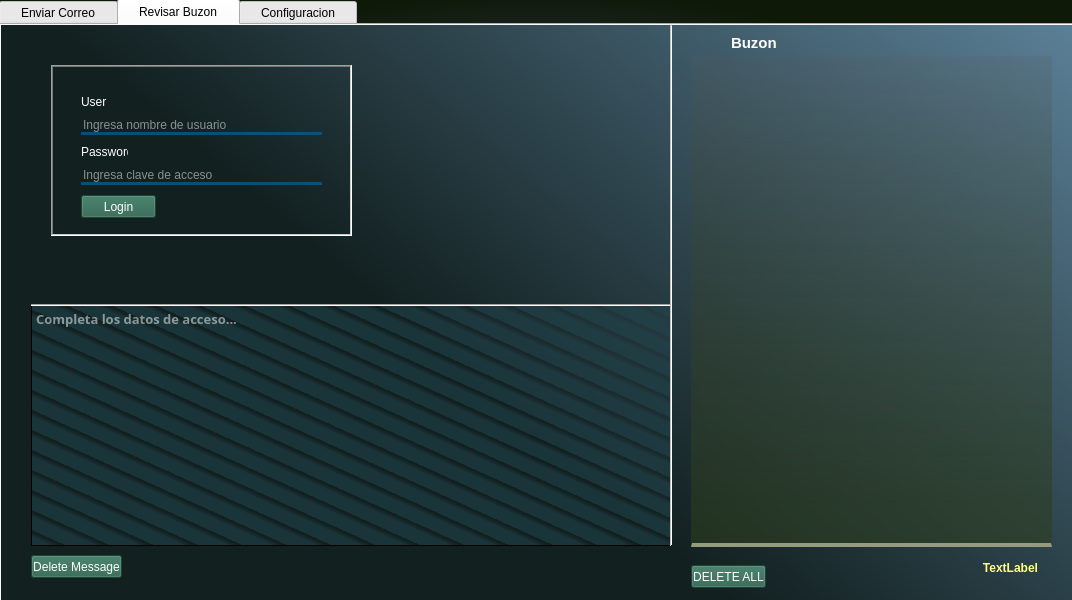
<?xml version="1.0" encoding="UTF-8"?>
<ui version="4.0">
 <class>MainWindow</class>
 <widget class="QMainWindow" name="MainWindow">
  <property name="geometry">
   <rect>
    <x>0</x>
    <y>0</y>
    <width>1072</width>
    <height>600</height>
   </rect>
  </property>
  <property name="minimumSize">
   <size>
    <width>1072</width>
    <height>600</height>
   </size>
  </property>
  <property name="maximumSize">
   <size>
    <width>1072</width>
    <height>600</height>
   </size>
  </property>
  <property name="font">
   <font>
    <family>Yu Gothic UI</family>
    <pointsize>10</pointsize>
   </font>
  </property>
  <property name="windowTitle">
   <string>HyperMail</string>
  </property>
  <property name="windowIcon">
   <iconset>
    <normaloff>icono.ico</normaloff>icono.ico</iconset>
  </property>
  <property name="windowOpacity">
   <double>1.000000000000000</double>
  </property>
  <property name="styleSheet">
   <string notr="true">#fondo{
background:qradialgradient(spread:pad, cx:0.5, cy:0.5, radius:0.5, fx:0.5, fy:0.5, stop:0 rgba(90, 86, 158, 255), stop:1 rgba(14, 25, 7, 255))


}</string>
  </property>
  <widget class="QWidget" name="centralwidget">
   <widget class="QWidget" name="fondo" native="true">
    <property name="geometry">
     <rect>
      <x>-1</x>
      <y>-11</y>
      <width>1091</width>
      <height>631</height>
     </rect>
    </property>
    <property name="minimumSize">
     <size>
      <width>1091</width>
      <height>631</height>
     </size>
    </property>
    <property name="maximumSize">
     <size>
      <width>1091</width>
      <height>631</height>
     </size>
    </property>
    <widget class="QTabWidget" name="tabWidget">
     <property name="geometry">
      <rect>
       <x>0</x>
       <y>10</y>
       <width>1081</width>
       <height>611</height>
      </rect>
     </property>
     <property name="minimumSize">
      <size>
       <width>1021</width>
       <height>581</height>
      </size>
     </property>
     <property name="maximumSize">
      <size>
       <width>2000</width>
       <height>2000</height>
      </size>
     </property>
     <property name="font">
      <font>
       <family>Yu Gothic UI</family>
       <pointsize>9</pointsize>
      </font>
     </property>
     <property name="styleSheet">
      <string notr="true">fondo{background:rgb(170, 255, 127)}
QWidget#smtp,QWidget#pop3{
background-color:qlineargradient(spread:pad, x1:0.324, y1:0.431591, x2:1, y2:0, stop:0 rgba(18, 32, 32, 255), stop:1 rgba(91, 128, 151, 255));
}
QWidget#config{
background-color:qlineargradient(spread:pad, x1:0.341045, y1:0.523, x2:1, y2:0, stop:0 rgba(18, 32, 32, 255), stop:1 rgba(70, 92, 129, 255));
}

QPushButton{
background:rgb(40, 97, 76);
}

QLabel,QLineEdit,QTextEdit{
background:qlineargradient(spread:pad, x1:1, y1:1, x2:1, y2:0, stop:0 rgba(27, 55, 38, 205), stop:0.397727 rgba(255, 255, 255, 0));
color:rgb(255, 255, 255);
}
QLineEdit{
background:qlineargradient(spread:pad, x1:1, y1:0.972, x2:1, y2:0.546, stop:0.232955 rgba(0, 102, 160, 171), stop:0.25 rgba(255, 255, 255, 0));
border:transparent
}
QPushButton{
background:rgb(40, 97, 76);
color:rgb(255, 255, 255);
}
QLabel{
background:transparent
}

QPushButton:hover {
background:rgb(255, 255, 255);
color:rgb(47, 47, 47)
 }
#outputSMTP{
background:qlineargradient(spread:pad, x1:1, y1:0.915, x2:1, y2:0, stop:0 rgba(51, 48, 75, 255), stop:1 rgba(255, 255, 255, 0));
color:rgb(255, 247, 183);
border: 20px;
}
QTextEdit#textMensajeFinal{
background:qlineargradient(spread:repeat, x1:0.484, y1:0.682, x2:0.443136, y2:0.716, stop:0.0909091 rgba(0, 0, 0, 0), stop:0.352273 rgba(33, 68, 77, 149))
}
QListWidget{
color:rgb(219, 255, 207);
background:qlineargradient(spread:pad, x1:1, y1:0.915, x2:1, y2:0, stop:0 rgba(45, 61, 31, 149), stop:1 rgba(88, 88, 88, 46));

border-bottom: 4px solid rgb(148, 156, 125);
border-top:transparent;

}
#label_8{
color: rgb(255, 255, 127)
}
#asdf{
background:qlineargradient(spread:pad, x1:1, y1:0.915, x2:1, y2:0, stop:0 rgba(22, 33, 46, 185), stop:1 rgba(255, 255, 255, 0))
}
#textTotal{
color:rgb(255, 255, 127)
}</string>
     </property>
     <property name="currentIndex">
      <number>1</number>
     </property>
     <widget class="QWidget" name="smtp">
      <attribute name="title">
       <string>   Enviar Correo   </string>
      </attribute>
      <widget class="QLineEdit" name="textSubject">
       <property name="geometry">
        <rect>
         <x>610</x>
         <y>50</y>
         <width>421</width>
         <height>41</height>
        </rect>
       </property>
       <property name="placeholderText">
        <string>Ingresa titulo de mensaje...</string>
       </property>
      </widget>
      <widget class="QLineEdit" name="textFrom">
       <property name="geometry">
        <rect>
         <x>610</x>
         <y>130</y>
         <width>421</width>
         <height>41</height>
        </rect>
       </property>
       <property name="placeholderText">
        <string>Ingresa origen...</string>
       </property>
      </widget>
      <widget class="QLineEdit" name="textTo">
       <property name="geometry">
        <rect>
         <x>610</x>
         <y>220</y>
         <width>421</width>
         <height>31</height>
        </rect>
       </property>
       <property name="placeholderText">
        <string>Ingresa destinatarios, separalos por coma ...</string>
       </property>
      </widget>
      <widget class="QTextEdit" name="textMessage">
       <property name="geometry">
        <rect>
         <x>600</x>
         <y>290</y>
         <width>441</width>
         <height>221</height>
        </rect>
       </property>
       <property name="font">
        <font>
         <family>Lucida Console</family>
         <pointsize>10</pointsize>
        </font>
       </property>
       <property name="cursor" stdset="0">
        <cursorShape>IBeamCursor</cursorShape>
       </property>
       <property name="placeholderText">
        <string>Ingresa mensaje...</string>
       </property>
      </widget>
      <widget class="QPushButton" name="botonSend">
       <property name="geometry">
        <rect>
         <x>760</x>
         <y>530</y>
         <width>101</width>
         <height>31</height>
        </rect>
       </property>
       <property name="cursor">
        <cursorShape>PointingHandCursor</cursorShape>
       </property>
       <property name="text">
        <string>Send</string>
       </property>
      </widget>
      <widget class="QLabel" name="labelModo_2">
       <property name="geometry">
        <rect>
         <x>610</x>
         <y>30</y>
         <width>81</width>
         <height>41</height>
        </rect>
       </property>
       <property name="text">
        <string>Subject</string>
       </property>
      </widget>
      <widget class="QLabel" name="labelModo_3">
       <property name="geometry">
        <rect>
         <x>610</x>
         <y>110</y>
         <width>81</width>
         <height>41</height>
        </rect>
       </property>
       <property name="text">
        <string>From</string>
       </property>
      </widget>
      <widget class="QLabel" name="labelModo_4">
       <property name="geometry">
        <rect>
         <x>610</x>
         <y>190</y>
         <width>81</width>
         <height>41</height>
        </rect>
       </property>
       <property name="text">
        <string>To</string>
       </property>
      </widget>
      <widget class="QLabel" name="labelModo_5">
       <property name="geometry">
        <rect>
         <x>600</x>
         <y>260</y>
         <width>81</width>
         <height>41</height>
        </rect>
       </property>
       <property name="text">
        <string>Message</string>
       </property>
      </widget>
      <widget class="QTextEdit" name="outputSMTP">
       <property name="geometry">
        <rect>
         <x>30</x>
         <y>40</y>
         <width>481</width>
         <height>471</height>
        </rect>
       </property>
       <property name="font">
        <font>
         <family>Fixedsys</family>
         <pointsize>12</pointsize>
        </font>
       </property>
       <property name="acceptDrops">
        <bool>false</bool>
       </property>
       <property name="styleSheet">
        <string notr="true"/>
       </property>
       <property name="readOnly">
        <bool>true</bool>
       </property>
      </widget>
      <widget class="Line" name="line">
       <property name="geometry">
        <rect>
         <x>540</x>
         <y>10</y>
         <width>20</width>
         <height>511</height>
        </rect>
       </property>
       <property name="orientation">
        <enum>Qt::Vertical</enum>
       </property>
      </widget>
      <widget class="QPushButton" name="botonCleanSMTP">
       <property name="geometry">
        <rect>
         <x>30</x>
         <y>510</y>
         <width>481</width>
         <height>23</height>
        </rect>
       </property>
       <property name="cursor">
        <cursorShape>PointingHandCursor</cursorShape>
       </property>
       <property name="text">
        <string>Limpiar Pantalla</string>
       </property>
      </widget>
      <widget class="QLabel" name="zzz">
       <property name="geometry">
        <rect>
         <x>100</x>
         <y>40</y>
         <width>331</width>
         <height>271</height>
        </rect>
       </property>
       <property name="autoFillBackground">
        <bool>false</bool>
       </property>
       <property name="text">
        <string/>
       </property>
       <property name="textFormat">
        <enum>Qt::AutoText</enum>
       </property>
       <property name="pixmap">
        <pixmap>gatoUno.png</pixmap>
       </property>
       <property name="scaledContents">
        <bool>true</bool>
       </property>
      </widget>
      <zorder>zzz</zorder>
      <zorder>textSubject</zorder>
      <zorder>textFrom</zorder>
      <zorder>textTo</zorder>
      <zorder>textMessage</zorder>
      <zorder>botonSend</zorder>
      <zorder>labelModo_2</zorder>
      <zorder>labelModo_3</zorder>
      <zorder>labelModo_4</zorder>
      <zorder>labelModo_5</zorder>
      <zorder>outputSMTP</zorder>
      <zorder>line</zorder>
      <zorder>botonCleanSMTP</zorder>
     </widget>
     <widget class="QWidget" name="pop3">
      <attribute name="title">
       <string>   Revisar Buzon   </string>
      </attribute>
      <widget class="QLineEdit" name="textUser">
       <property name="geometry">
        <rect>
         <x>80</x>
         <y>90</y>
         <width>241</width>
         <height>20</height>
        </rect>
       </property>
       <property name="placeholderText">
        <string>Ingresa nombre de usuario</string>
       </property>
      </widget>
      <widget class="QLineEdit" name="textPassword">
       <property name="geometry">
        <rect>
         <x>80</x>
         <y>140</y>
         <width>241</width>
         <height>20</height>
        </rect>
       </property>
       <property name="placeholderText">
        <string>Ingresa clave de acceso</string>
       </property>
      </widget>
      <widget class="QLabel" name="label">
       <property name="geometry">
        <rect>
         <x>80</x>
         <y>70</y>
         <width>47</width>
         <height>13</height>
        </rect>
       </property>
       <property name="text">
        <string>User</string>
       </property>
      </widget>
      <widget class="QLabel" name="label_2">
       <property name="geometry">
        <rect>
         <x>80</x>
         <y>120</y>
         <width>47</width>
         <height>13</height>
        </rect>
       </property>
       <property name="text">
        <string>Password</string>
       </property>
      </widget>
      <widget class="QTextEdit" name="textMensajeFinal">
       <property name="geometry">
        <rect>
         <x>30</x>
         <y>280</y>
         <width>641</width>
         <height>241</height>
        </rect>
       </property>
       <property name="font">
        <font>
         <family>Segoe UI Semibold</family>
         <pointsize>10</pointsize>
         <weight>75</weight>
         <bold>true</bold>
        </font>
       </property>
       <property name="readOnly">
        <bool>true</bool>
       </property>
       <property name="placeholderText">
        <string>Completa los datos de acceso...</string>
       </property>
      </widget>
      <widget class="QPushButton" name="botonLogin">
       <property name="geometry">
        <rect>
         <x>80</x>
         <y>170</y>
         <width>75</width>
         <height>23</height>
        </rect>
       </property>
       <property name="cursor">
        <cursorShape>PointingHandCursor</cursorShape>
       </property>
       <property name="text">
        <string>Login</string>
       </property>
      </widget>
      <widget class="QPushButton" name="botonDelete">
       <property name="geometry">
        <rect>
         <x>30</x>
         <y>530</y>
         <width>91</width>
         <height>23</height>
        </rect>
       </property>
       <property name="cursor">
        <cursorShape>PointingHandCursor</cursorShape>
       </property>
       <property name="text">
        <string>Delete Message</string>
       </property>
      </widget>
      <widget class="Line" name="line_2">
       <property name="geometry">
        <rect>
         <x>30</x>
         <y>270</y>
         <width>641</width>
         <height>20</height>
        </rect>
       </property>
       <property name="orientation">
        <enum>Qt::Horizontal</enum>
       </property>
      </widget>
      <widget class="QLabel" name="label_3">
       <property name="geometry">
        <rect>
         <x>730</x>
         <y>10</y>
         <width>61</width>
         <height>16</height>
        </rect>
       </property>
       <property name="font">
        <font>
         <pointsize>11</pointsize>
         <weight>75</weight>
         <bold>true</bold>
        </font>
       </property>
       <property name="text">
        <string>Buzon</string>
       </property>
      </widget>
      <widget class="Line" name="line_5">
       <property name="enabled">
        <bool>false</bool>
       </property>
       <property name="geometry">
        <rect>
         <x>660</x>
         <y>0</y>
         <width>20</width>
         <height>521</height>
        </rect>
       </property>
       <property name="orientation">
        <enum>Qt::Vertical</enum>
       </property>
      </widget>
      <widget class="QListWidget" name="list">
       <property name="geometry">
        <rect>
         <x>690</x>
         <y>31</y>
         <width>361</width>
         <height>491</height>
        </rect>
       </property>
       <property name="font">
        <font>
         <family>Verdana</family>
         <pointsize>8</pointsize>
        </font>
       </property>
      </widget>
      <widget class="QPushButton" name="botonDeleteAll">
       <property name="geometry">
        <rect>
         <x>690</x>
         <y>540</y>
         <width>75</width>
         <height>23</height>
        </rect>
       </property>
       <property name="cursor">
        <cursorShape>PointingHandCursor</cursorShape>
       </property>
       <property name="text">
        <string>DELETE ALL</string>
       </property>
      </widget>
      <widget class="QFrame" name="frame">
       <property name="enabled">
        <bool>true</bool>
       </property>
       <property name="geometry">
        <rect>
         <x>50</x>
         <y>40</y>
         <width>301</width>
         <height>171</height>
        </rect>
       </property>
       <property name="frameShape">
        <enum>QFrame::WinPanel</enum>
       </property>
       <property name="frameShadow">
        <enum>QFrame::Sunken</enum>
       </property>
      </widget>
      <widget class="QLabel" name="label_11">
       <property name="enabled">
        <bool>true</bool>
       </property>
       <property name="geometry">
        <rect>
         <x>300</x>
         <y>30</y>
         <width>451</width>
         <height>411</height>
        </rect>
       </property>
       <property name="text">
        <string/>
       </property>
       <property name="pixmap">
        <pixmap>gatoB.png</pixmap>
       </property>
       <property name="scaledContents">
        <bool>true</bool>
       </property>
      </widget>
      <widget class="QLabel" name="label_13">
       <property name="geometry">
        <rect>
         <x>20</x>
         <y>50</y>
         <width>51</width>
         <height>51</height>
        </rect>
       </property>
       <property name="text">
        <string/>
       </property>
       <property name="pixmap">
        <pixmap>usuario.png</pixmap>
       </property>
       <property name="scaledContents">
        <bool>true</bool>
       </property>
      </widget>
      <widget class="QLabel" name="textTotal">
       <property name="geometry">
        <rect>
         <x>856</x>
         <y>533</y>
         <width>181</width>
         <height>20</height>
        </rect>
       </property>
       <property name="font">
        <font>
         <weight>75</weight>
         <bold>true</bold>
        </font>
       </property>
       <property name="text">
        <string>TextLabel</string>
       </property>
       <property name="alignment">
        <set>Qt::AlignRight|Qt::AlignTrailing|Qt::AlignVCenter</set>
       </property>
      </widget>
      <widget class="QLabel" name="label_27">
       <property name="geometry">
        <rect>
         <x>760</x>
         <y>250</y>
         <width>221</width>
         <height>251</height>
        </rect>
       </property>
       <property name="text">
        <string/>
       </property>
       <property name="pixmap">
        <pixmap>1uHg.gif</pixmap>
       </property>
       <property name="scaledContents">
        <bool>true</bool>
       </property>
      </widget>
      <zorder>label_11</zorder>
      <zorder>label_27</zorder>
      <zorder>frame</zorder>
      <zorder>textMensajeFinal</zorder>
      <zorder>botonDelete</zorder>
      <zorder>line_2</zorder>
      <zorder>label_3</zorder>
      <zorder>line_5</zorder>
      <zorder>list</zorder>
      <zorder>botonDeleteAll</zorder>
      <zorder>textPassword</zorder>
      <zorder>label_2</zorder>
      <zorder>label</zorder>
      <zorder>botonLogin</zorder>
      <zorder>textUser</zorder>
      <zorder>label_13</zorder>
      <zorder>textTotal</zorder>
     </widget>
     <widget class="QWidget" name="config">
      <attribute name="title">
       <string>   Configuracion   </string>
      </attribute>
      <widget class="QLineEdit" name="TextMailFrom">
       <property name="geometry">
        <rect>
         <x>640</x>
         <y>240</y>
         <width>261</width>
         <height>31</height>
        </rect>
       </property>
       <property name="font">
        <font>
         <family>Small Fonts</family>
         <pointsize>9</pointsize>
         <weight>75</weight>
         <bold>true</bold>
        </font>
       </property>
       <property name="placeholderText">
        <string>&lt;root@dns.inf3340.inf&gt;</string>
       </property>
      </widget>
      <widget class="QLineEdit" name="TextRCPT">
       <property name="geometry">
        <rect>
         <x>640</x>
         <y>310</y>
         <width>261</width>
         <height>31</height>
        </rect>
       </property>
       <property name="font">
        <font>
         <family>Small Fonts</family>
         <pointsize>9</pointsize>
         <weight>75</weight>
         <bold>true</bold>
        </font>
       </property>
       <property name="placeholderText">
        <string>&lt;usuario@dns.inf3340.inf&gt;</string>
       </property>
      </widget>
      <widget class="QLabel" name="label_5">
       <property name="geometry">
        <rect>
         <x>640</x>
         <y>220</y>
         <width>81</width>
         <height>16</height>
        </rect>
       </property>
       <property name="text">
        <string>MAIL FROM:</string>
       </property>
      </widget>
      <widget class="QLabel" name="label_6">
       <property name="geometry">
        <rect>
         <x>640</x>
         <y>290</y>
         <width>81</width>
         <height>16</height>
        </rect>
       </property>
       <property name="text">
        <string>RCPT:</string>
       </property>
      </widget>
      <widget class="QLabel" name="label_7">
       <property name="geometry">
        <rect>
         <x>640</x>
         <y>140</y>
         <width>61</width>
         <height>31</height>
        </rect>
       </property>
       <property name="text">
        <string>HELO</string>
       </property>
      </widget>
      <widget class="QLineEdit" name="Texthelo">
       <property name="geometry">
        <rect>
         <x>640</x>
         <y>160</y>
         <width>261</width>
         <height>31</height>
        </rect>
       </property>
       <property name="font">
        <font>
         <family>Small Fonts</family>
         <pointsize>9</pointsize>
         <weight>75</weight>
         <bold>true</bold>
        </font>
       </property>
       <property name="placeholderText">
        <string>192.168.0.9</string>
       </property>
      </widget>
      <widget class="QLabel" name="label_8">
       <property name="geometry">
        <rect>
         <x>810</x>
         <y>550</y>
         <width>251</width>
         <height>20</height>
        </rect>
       </property>
       <property name="font">
        <font>
         <weight>75</weight>
         <bold>true</bold>
        </font>
       </property>
       <property name="text">
        <string>HyperMail version 0.1        AlonsoInc © 2021</string>
       </property>
      </widget>
      <widget class="QLabel" name="label_4">
       <property name="geometry">
        <rect>
         <x>20</x>
         <y>30</y>
         <width>281</width>
         <height>531</height>
        </rect>
       </property>
       <property name="text">
        <string/>
       </property>
       <property name="pixmap">
        <pixmap>zelda.png</pixmap>
       </property>
       <property name="scaledContents">
        <bool>true</bool>
       </property>
      </widget>
      <widget class="QLabel" name="label_9">
       <property name="geometry">
        <rect>
         <x>250</x>
         <y>270</y>
         <width>291</width>
         <height>301</height>
        </rect>
       </property>
       <property name="text">
        <string/>
       </property>
       <property name="pixmap">
        <pixmap>z1.png</pixmap>
       </property>
       <property name="scaledContents">
        <bool>true</bool>
       </property>
      </widget>
      <widget class="QLabel" name="label_10">
       <property name="geometry">
        <rect>
         <x>420</x>
         <y>390</y>
         <width>351</width>
         <height>291</height>
        </rect>
       </property>
       <property name="text">
        <string/>
       </property>
       <property name="pixmap">
        <pixmap>z2.png</pixmap>
       </property>
       <property name="scaledContents">
        <bool>true</bool>
       </property>
      </widget>
      <widget class="QLabel" name="label_12">
       <property name="geometry">
        <rect>
         <x>770</x>
         <y>300</y>
         <width>351</width>
         <height>301</height>
        </rect>
       </property>
       <property name="text">
        <string/>
       </property>
       <property name="pixmap">
        <pixmap>z3.png</pixmap>
       </property>
       <property name="scaledContents">
        <bool>true</bool>
       </property>
      </widget>
      <widget class="QWidget" name="asdf" native="true">
       <property name="geometry">
        <rect>
         <x>-20</x>
         <y>230</y>
         <width>1091</width>
         <height>361</height>
        </rect>
       </property>
      </widget>
      <zorder>label_9</zorder>
      <zorder>label_12</zorder>
      <zorder>label_10</zorder>
      <zorder>asdf</zorder>
      <zorder>TextMailFrom</zorder>
      <zorder>TextRCPT</zorder>
      <zorder>label_5</zorder>
      <zorder>label_6</zorder>
      <zorder>label_7</zorder>
      <zorder>Texthelo</zorder>
      <zorder>label_8</zorder>
      <zorder>label_4</zorder>
     </widget>
    </widget>
   </widget>
  </widget>
 </widget>
 <resources>
  <include location="zel.qrc"/>
 </resources>
 <connections/>
</ui>
